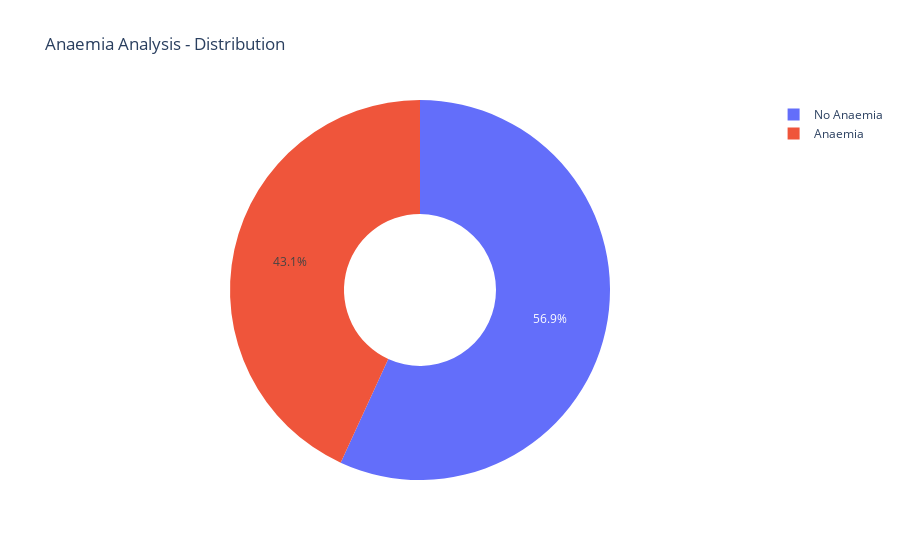

This figure's notebook cell:
### Markdown cell above
The anemia itself can worsen cardiac function, both because it causes cardiac stress through tachycardia and increased stroke volume, and because it can cause a reduced renal blood flow and fluid retention, adding further stress to the heart.

### Code cell
#Does anaemia impact heart failure? I created a pie chart to easily understand what percent of the dataset has this disease.
labels = ['No Anaemia','Anaemia']
anaemia_yes = df[df['anaemia']==1]
anaemia_no = df[df['anaemia']==0]
values = [len(anaemia_no), len(anaemia_yes)]
fig = go.Figure(data=[go.Pie(labels=labels, values=values, hole=.4)])
fig.update_layout(
    title_text='Anaemia Analysis - Distribution')
fig.show()

### Figure 1 — Plotly figure (JSON) as saved in the notebook; plotly's stock layout.template omitted (floating-point values rounded to 4 significant figures)
{"data": [{"hole": 0.4, "labels": ["No Anaemia", "Anaemia"], "type": "pie", "values": [170, 129]}], "layout": {"title": {"text": "Anaemia Analysis - Distribution"}}}
